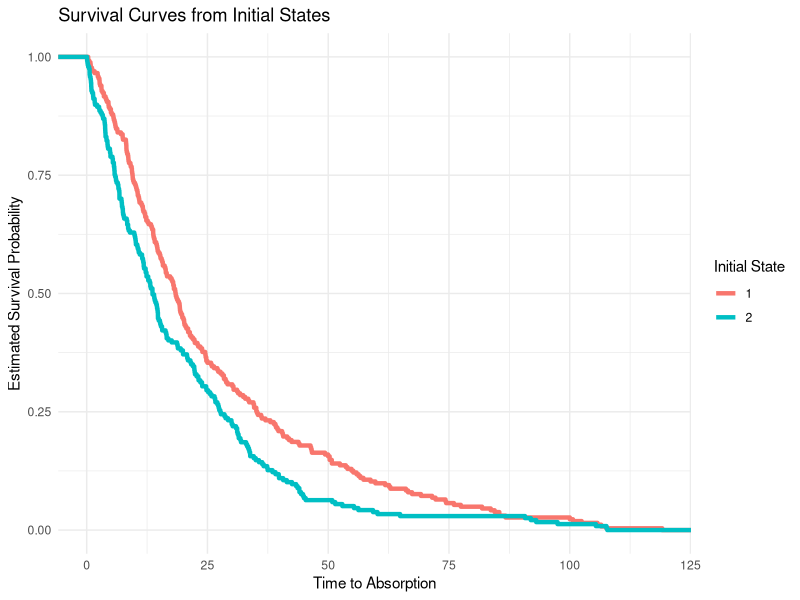
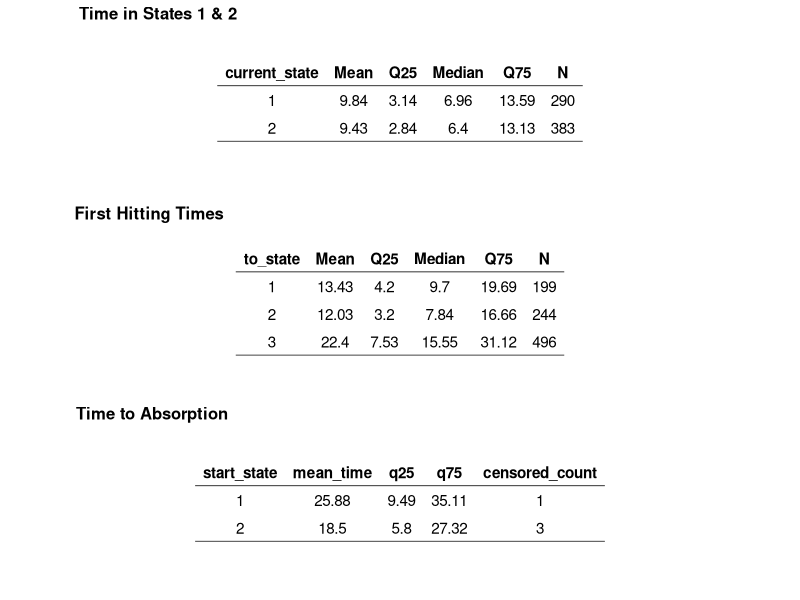

The R script that drew these images, in order:
## ---- chunk 1
#| message: FALSE
#| warning: FALSE
#| code-fold: TRUE
#| code-summary: "Show the code"
library(expm)        # for matrix exponential
library(ggplot2)
library(dplyr)
library(tidyr)
library(ggpubr)   # For ggtexttable

## ---- chunk 2
#| code-fold: TRUE
#| code-summary: "Show the code"
# States: 1 = Mild Disease, 2 = Progression, 3 = Death (absorbing)
Q <- matrix(c(
  -0.1,  0.07, 0.03,   # Mild Disease → Progression & Death
   0.05, -0.1, 0.05,   # Progression → Mild Disease & Death
   0.00,  0.00, 0.00   # Death is absorbing
), nrow = 3, byrow = TRUE)

rownames(Q) <- colnames(Q) <- c("Mild", "Prog", "Death")

# Check: Each row should sum to zero
row_sums <- round(rowSums(Q), 6)
stopifnot(all(row_sums == 0))
Q
## ---- chunk 3
#| code-fold: TRUE
#| code-summary: "Show the code"
# This function simulates from the 'jump chain' built from the Q matrix.
simulate_ctmc <- function(Q, start_state = 1, max_time = 100) {
  time <- 0
  current_state <- start_state
  transitions <- data.frame()

  while (current_state != 3 && time < max_time) {
    rate <- -Q[current_state, current_state]
    if (rate == 0) break  # absorbing or misconfigured

    wait <- rexp(1, rate)
    time <- time + wait

    probs <- Q[current_state, ]
    probs[current_state] <- 0
    probs <- probs / sum(probs)

    next_state <- sample(1:3, size = 1, prob = probs)

    transitions <- rbind(transitions, data.frame(
      time = time,
      from_state = current_state,
      to_state = next_state
    ))

    current_state <- next_state
  }

  return(transitions)
}


## ---- chunk 4
#| code-fold: TRUE
#| code-summary: "Show the code"
# Simulate for many patients
set.seed(123)
n_patients <- 500
# Simulate data
sim_data <- do.call(rbind, lapply(1:n_patients, function(i) {
  start_state <- sample(1:2, 1)  # Avoid absorbing state as entry
  simulate_ctmc(Q, start_state = start_state) |>
    mutate(patient = i)
}))

# 1:n_patients - Loops over all patients in the simulation
# sample(1:2, 1) - Randomly selects an initial state (either 1 or 2), explicitly avoiding state 3 which is absorbing
# simulate_ctmc(Q, start_state) - Simulates that patient's trajectory through the CTMC using the transition rate matrix Q
# mutate(patient = i) - Adds a column to the data frame indicating which patient the trajectory belongs to
# lapply(..., function(i) {...}) - Builds a list of individual patient trajectories
# do.call(rbind, ...) - Concatenates all patient trajectories into one data frame (im_data)


# Filter non-absorbing events
clean_data <- sim_data |> filter(!is.na(time) & is.finite(time))
## ---- chunk 5
#| code-fold: TRUE
#| code-summary: "Show the code"
patient_trajectories <- lapply(1:n_patients, function(i) {
  start_state <- sample(1:2, 1)  # Avoid absorbing state as entry
  simulate_ctmc(Q, start_state = start_state) |>
    mutate(patient = i)
})
head(patient_trajectories)
## ---- chunk 6
#| code-fold: TRUE
#| code-summary: "Show the code"
# Extract initial entry per patient

initial_state <- sim_data |> 
  group_by(patient) |> 
  slice_min(time) |> 
  select(patient, start_state = from_state)

# Get entry to absorption duration
# Join initial state and get final time for each patient
survival_data <- sim_data |> 
  group_by(patient) |>
  summarise(survival_time = max(time)) |>
  left_join(initial_state, by = "patient")


# Plot survival curves by initial state
ggplot(survival_data, aes(x = survival_time, color = factor(start_state))) +
  stat_ecdf(aes(y = after_stat(1 - y)), linewidth = 1.5) +
  labs(
    title = "Survival Curves from Initial States",
    x = "Time to Absorption",
    y = "Estimated Survival Probability",
    color = "Initial State"
  ) +
  theme_minimal()

## ---- chunk 7
#| code-fold: TRUE
#| code-summary: "Show the code"

# Aggregate number of transitions between states
state_counts <- sim_data |>
  count(from_state, to_state, name = "n_transitions") |>
  arrange(from_state, to_state)

state_table <- state_counts |>
  pivot_wider(
    names_from = to_state,
    values_from = n_transitions,
    values_fill = 0
  ) |> rename("state" = "from_state") |>
  relocate("state", "1", "2", "3")


state_table
## ---- chunk 8
#| code-fold: TRUE
#| code-summary: "Show the code"


# Step 1: Sort and compute time between observations
state_durations <- sim_data |>
  arrange(patient, time) |>
  group_by(patient) |>
  mutate(
    duration = lead(time) - time,
    current_state = to_state
  ) |>
  filter(!is.na(duration)) |>
  ungroup()

# Step 2: Summarise total time spent in each state across all patients
time_per_state <- state_durations |>
  group_by(current_state) |>
  summarise(
    Mean     = round(mean(duration), 2),
    Q25      = round(quantile(duration, 0.25), 2),
    Median   = round(quantile(duration, 0.5), 2),
    Q75      = round(quantile(duration, 0.75), 2),
    N        = n(),
    .groups = "drop"
  )

time_per_state

## ---- chunk 9
#| code-fold: TRUE
#| code-summary: "Show the code"
first_hits <- sim_data |>
  group_by(patient, to_state) |>
  summarise(first_hit = min(time), .groups = "drop") |>
  group_by(to_state) |>
  summarise(
    Mean     = round(mean(first_hit), 2),
    Q25      = round(quantile(first_hit, 0.25), 2),
    Median   = round(quantile(first_hit, 0.5), 2),
    Q75      = round(quantile(first_hit, 0.75), 2),
    N        = n(),
    .groups = "drop"
  )

first_hits
## ---- chunk 10
#| code-fold: TRUE
#| code-summary: "Show the code"
# Step 1: Assign each patient their start_state (only 1 or 2)
initial_state <- sim_data |>
  group_by(patient) |>
  slice_min(order_by = time, with_ties = FALSE) |>
  select(patient, start_state = from_state) |>
  filter(start_state %in% c(1, 2))


absorbing_states <- c(3)

# Step 2: Compute absorption time if patient reached absorbing state
absorption_times <- sim_data |>
  filter(to_state %in% absorbing_states) |>
  group_by(patient) |>
  summarise(absorb_time = min(time), .groups = "drop")

# Step 3: Merge with initial_state to build full patient-level summary
patient_summary <- initial_state |>
  left_join(absorption_times, by = "patient") |>
  mutate(status = ifelse(is.na(absorb_time), "censored", "absorbed"))

# Step 4: Aggregate per start_state
absorption_summary <- patient_summary |>
  group_by(start_state) |>
  summarise(
    mean_time = round(mean(absorb_time[status == "absorbed"], na.rm = TRUE),2),
    q25 = round(quantile(absorb_time[status == "absorbed"], 0.25, na.rm = TRUE),2),
    q75 = round(quantile(absorb_time[status == "absorbed"], 0.75, na.rm = TRUE),2),
    censored_count = sum(status == "censored"),
    .groups = "drop"
  )

absorption_summary 
## ---- chunk 11
#| code-fold: TRUE
#| code-summary: "Show the code"
#library(ggpubr)

# Create each table without title argument
tbl1 <- ggtexttable(time_per_state, theme = ttheme("light"), rows = NULL)
tbl2 <- ggtexttable(first_hits, theme = ttheme("light"), rows = NULL)
tbl3 <- ggtexttable(absorption_summary, theme = ttheme("light"), rows = NULL)

# Arrange tables with titles using ggarrange
ggarrange(tbl1, tbl2, tbl3,
          labels = c("Time in States 1 & 2", "First Hitting Times", "Time to Absorption"),
          font.label = list(size = 12, face = "bold"),
          ncol = 1, nrow = 3)
